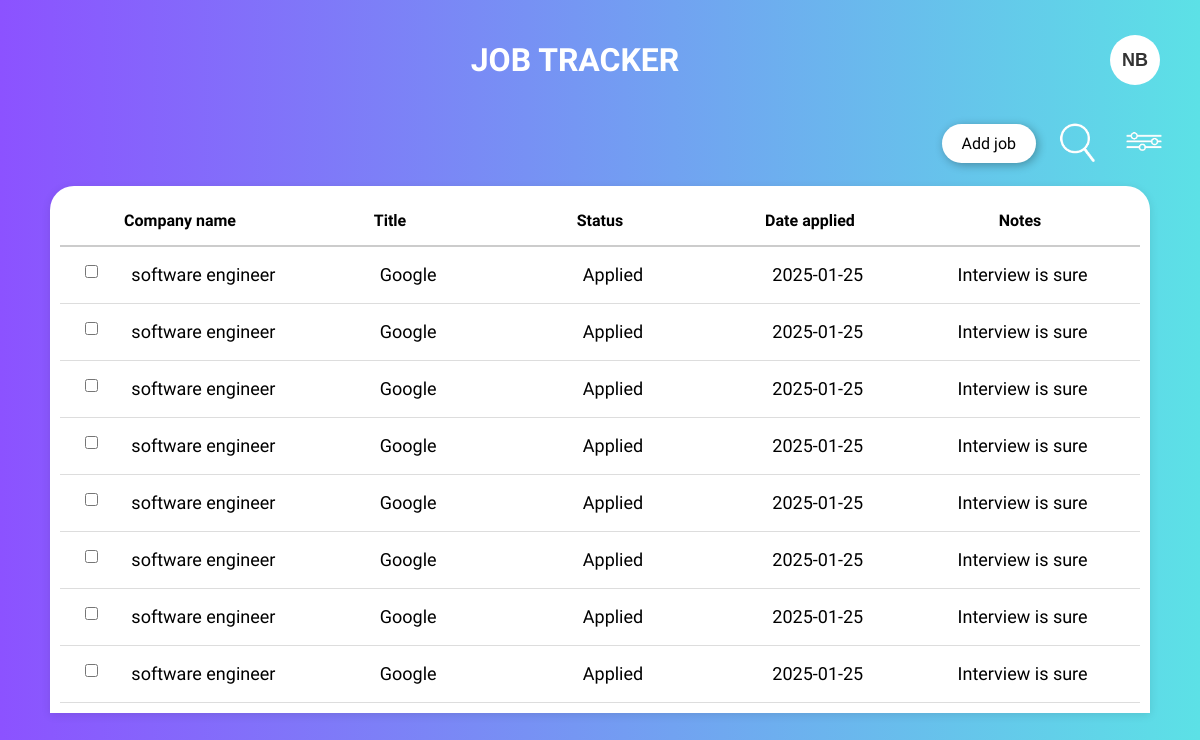
The page /dashboard (signed in) on the database as committed earlier.
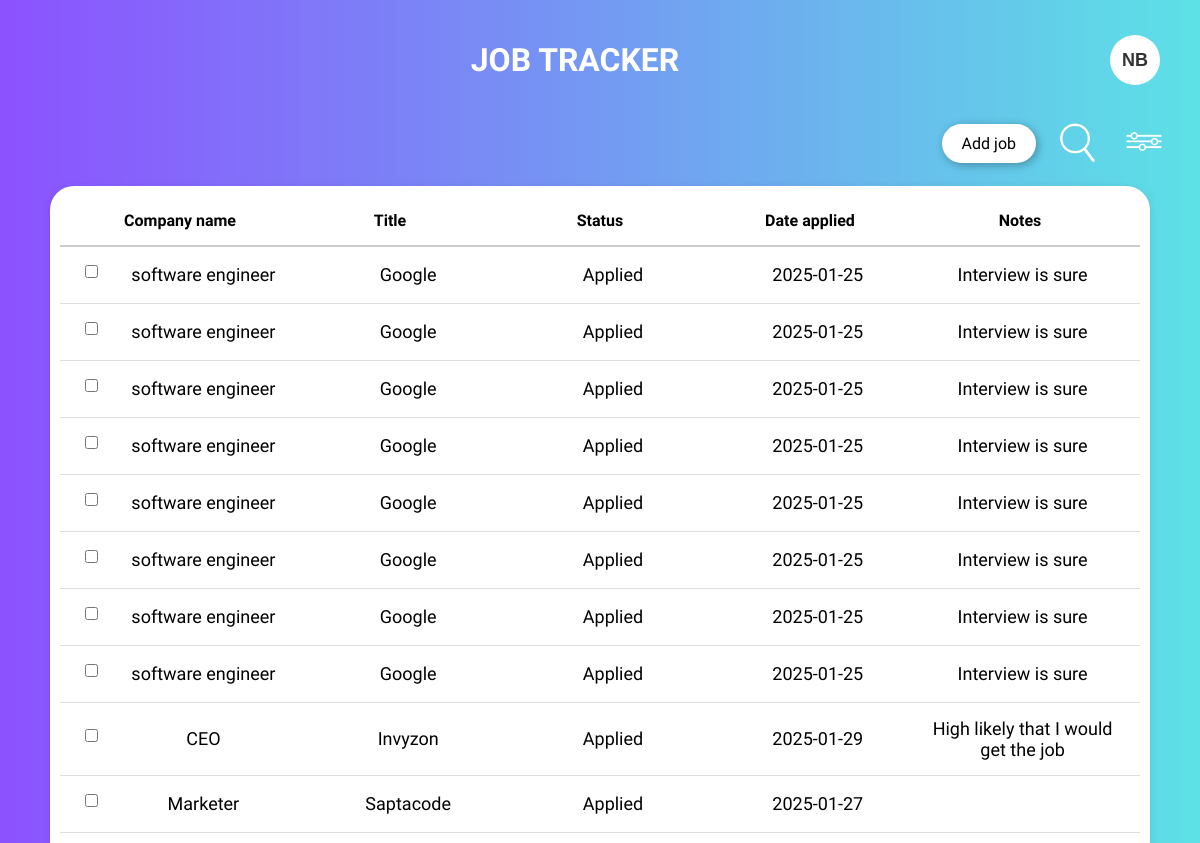
The same page on the database as committed later.
### tables this page shows
CREATE TABLE job_applications(
                id INTEGER PRIMARY KEY AUTOINCREMENT,
                user_id INTEGER NOT NULL,
                title TEXT NOT NULL,
                company_name TEXT NOT NULL,
                date_applied NUMBER NOT NULL,
                status TEXT NOT NULL,
                notes TEXT,
                FOREIGN KEY (user_id) REFERENCES users (id));

### run.py (the view)
@app.route("/dashboard")
def dashboard():
    user_id = session["user_id"]
    if not user_id:
        flash("Please log in to access the dashboard.", "error")
        return redirect(url_for("login_page"))
    with sqlite3.connect("job_tracker.db") as connection:
        cursor = connection.cursor()
        cursor.execute("SELECT * FROM job_applications WHERE user_id = ?", (user_id,))
        results = cursor.fetchall()
    return render_template("dashboard.html", results=results)

### templates/dashboard.html (shortened to what this page needs)
<!DOCTYPE html>
<html lang="en">
    <head>
        <link rel="stylesheet" href="{{ url_for('static', filename='global.css')}}">
    </head>
    <body>
        <div class="title-section">
            <h1 class="title"> Job Tracker</h1>
            <button class="account-button"> NB</button>
        </div>
        <div class="action-section">
            <button id="openModalBtn" class="add-job">Add job</button>
            <button class="icon-button"><img src="{{ url_for('static', filename='Images/search icon.png')}}" alt="Search" ></button>
            <button class="icon-button"><img src="{{ url_for('static', filename='Images/filter_bar.png')}}" alt="Filter"></button>
        </div>
        <div class="table-container">
            <div class="table-header">
                <span>Company name</span>
                <span>Title</span>
                <span>Status</span>
                <span>Date applied </span>
                <span>Notes</span>
            </div>
            <div class="table-content">
                {% for result in results %}
                <div class="table-row">
                    <input type="checkbox">
                    <span colspan="2">{{ result[2] }}</span>
                    <span>{{ result[3] }}</span>
                    <span>{{ result[5] }}</span>
                    <span>{{ result[4] }}</span>
                    <span>{{ result[6] }}</span>
                </div>
                {% else %}
                <div class="table-row">
                    <span colspan="5">No job applications found.</span>
                </div>
                {% endfor %}
            </div>
        </div>
    </body>
</html>

### static/global.css (style rules this page uses)
body { background: linear-gradient(to right, #8C52FF, #5CE1E6); font-family: "Julius Sans One", serif; font-size: 18px; height: 100vh; margin: 0; padding: 0; }
.title-section { display: flex; justify-content: center; align-items: center; padding: 20px 40px; color: white; position: relative; }
.title { font-size: 32px; text-transform: uppercase; flex-grow: 1; text-align: center; }
.account-button { margin-left: auto; background-color: white; color: #333; font-size: 18px; font-weight: bold; border: none; border-radius: 50%; width: 50px; height: 50px; cursor:pointer; display: flex; align-items: center; justify-content: center }
.action-section { display: flex; justify-content: flex-end; align-items: center; margin-right: 30px; }
.add-job { font-family: "Julius Sans One", serif; font-weight: 400; font-style: normal; font-size: 16px; padding: 10px 20px; border: none; border-radius: 24px; background: white; cursor: pointer; box-shadow: 2px 2px 10px rgba(0,0,0,0.3); transition: 0.3s; }
.icon-button { background: none; border: none; cursor: pointer; margin-left: 15px; }
.icon-button img { width: 40px; height: 40px; }
.table-container { background: white; margin: 20px auto; border-radius: 24px 24px 0 0; display: flex; flex-direction: column; width: 90%; max-width: 1800px; padding: 10px; box-shadow: 0px 2px 10px rgba(0,0,0,0.1); }
.table-header { display: flex; flex-direction: space-between; font-size: 16px; font-weight: bold; padding: 15px; border-bottom: 2px solid #ccc; }
.table-header span { flex: 1; text-align: center; }
.table-content { display: flex; flex-direction: column; }
.table-row { display: flex; align-items: center; padding: 15px; border-bottom: 1px solid #ddd; }
.table-row span { flex: 1; text-align: center; }
.table-row input { margin-left: 10px; }
input, select, textarea { margin-bottom: 10px; padding: 10px; border: 1px solid #ccc; border-radius: 5px; }

Rows that differ between the two databases and show on the page:
added job_applications: title "CEO", company_name "Invyzon", status "Applied", date_applied "2025-01-29", notes "High likely that I would get the job"
added job_applications: title "Marketer", company_name "Saptacode", status "Applied", date_applied "2025-01-27"
